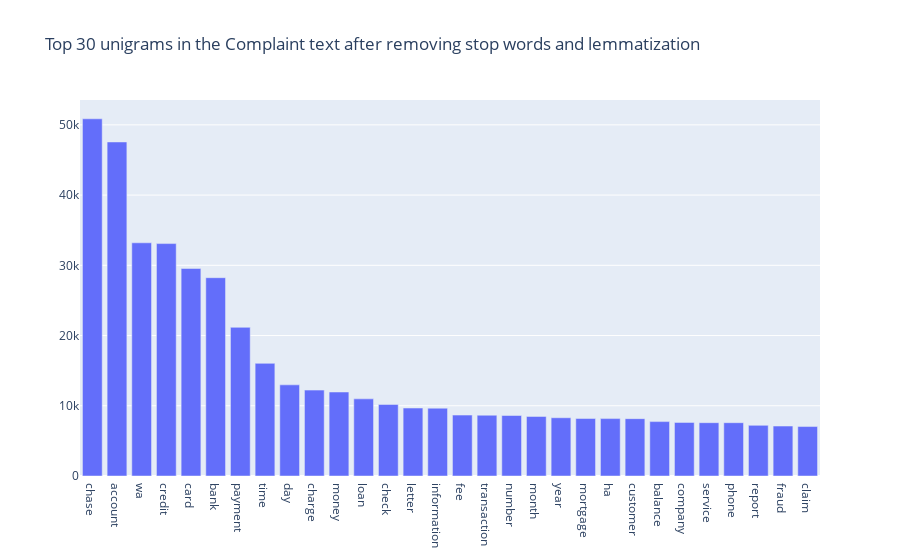

This figure's notebook cell:
### Markdown cell above
#### Find the top unigrams,bigrams and trigrams by frequency among all the complaints after processing the text.

### Code cell
#Write your code here to find the top 30 unigram frequency among the complaints in the cleaned datafram(df_clean). 

def get_top_n_words(corpus, n=None):
    vec = CountVectorizer(stop_words='english',ngram_range=(1, 1)).fit(corpus)
    bag_of_words = vec.transform(corpus)
    sum_words = bag_of_words.sum(axis=0) 
    words_freq = [(word, sum_words[0, idx]) for word, idx in vec.vocabulary_.items()]
    words_freq =sorted(words_freq, key = lambda x: x[1], reverse=True)
    return words_freq[:n]


common_words = get_top_n_words(df_clean['Complaint_clean'].values.astype('U'), 30)
df2 = pd.DataFrame(common_words, columns = ['unigram' , 'count'])

fig = go.Figure([go.Bar(x=df2['unigram'], y=df2['count'])])
fig.update_layout(title=go.layout.Title(text="Top 30 unigrams in the Complaint text after removing stop words and lemmatization"))
fig.show()

### Figure 1 — Plotly figure (JSON) as saved in the notebook; plotly's stock layout.template omitted (floating-point values rounded to 4 significant figures)
{"data": [{"type": "bar", "x": ["chase", "account", "wa", "credit", "card", "bank", "payment", "time", "day", "charge", "money", "loan", "check", "letter", "information", "fee", "transaction", "number", "month", "year", "mortgage", "ha", "customer", "balance", "company", "service", "phone", "report", "fraud", "claim"], "y": [50864, 47563, 33205, 33096, 29544, 28239, 21169, 16040, 12980, 12232, 11961, 10984, 10186, 9677, 9654, 8674, 8653, 8613, 8481, 8294, 8185, 8174, 8163, 7747, 7631, 7593, 7591, 7210, 7115, 7042]}], "layout": {"title": {"text": "Top 30 unigrams in the Complaint text after removing stop words and lemmatization"}}}
